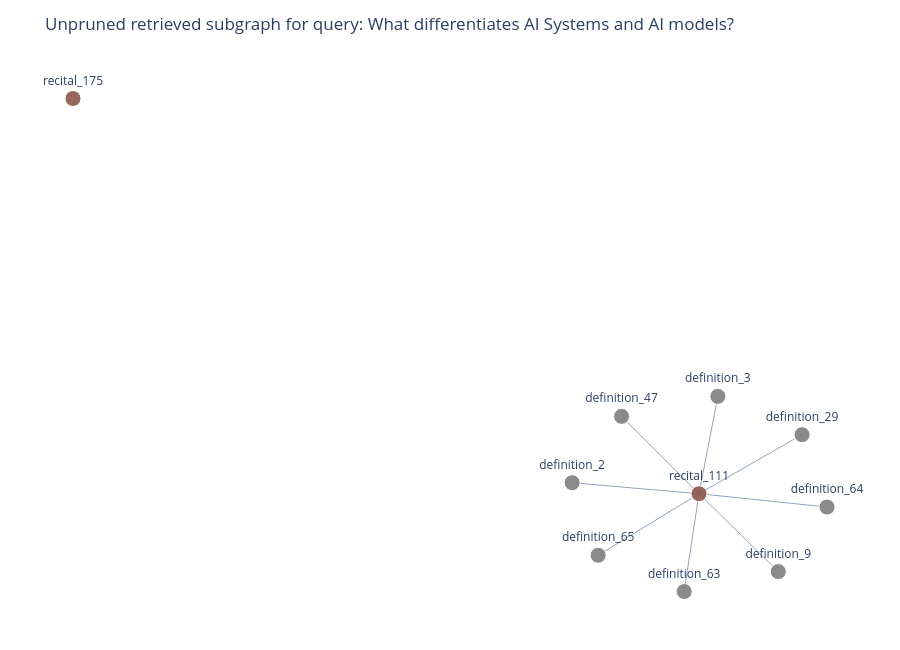

Notebook cell for this chart:
### Code cell
retrieval_result["figure"]

### Figure 1 — Plotly figure (JSON) as saved in the notebook; plotly's stock layout.template omitted (floating-point values rounded to 4 significant figures)
{"data": [{"hoverinfo": "none", "line": {"color": "#94a3b8", "width": 1}, "mode": "lines", "type": "scatter", "x": [0.1427, 0.1093, null, 0.3361, 0.1093, null, 0.08303, 0.1093, null, -0.1155, 0.1093, null, 0.2919, 0.1093, null, 0.1093, 0.2498, null, 0.1093, -0.02793, null, 0.1093, -0.06938, null], "y": [0.1356, -0.09038, null, -0.1214, -0.09038, null, -0.3174, -0.09038, null, -0.06487, -0.09038, null, 0.04663, -0.09038, null, -0.09038, -0.2713, null, -0.09038, 0.08919, null, -0.09038, -0.2333, null]}, {"hoverinfo": "text", "hovertext": ["node_id=recital_175<br>type=recital<br>degree=0<br>similarity=nan<br>prize=0.00", "node_id=definition_3<br>type=definition<br>degree=1<br>similarity=nan<br>prize=0.00", "node_id=definition_64<br>type=definition<br>degree=1<br>similarity=nan<br>prize=0.00", "node_id=definition_63<br>type=definition<br>degree=1<br>similarity=nan<br>prize=0.00", "node_id=definition_2<br>type=definition<br>degree=1<br>similarity=nan<br>prize=0.00", "node_id=definition_29<br>type=definition<br>degree=1<br>similarity=nan<br>prize=0.00", "node_id=recital_111<br>type=recital<br>degree=8<br>similarity=nan<br>prize=0.00", "node_id=definition_47<br>type=definition<br>degree=1<br>similarity=nan<br>prize=0.00", "node_id=definition_65<br>type=definition<br>degree=1<br>similarity=nan<br>prize=0.00", "node_id=definition_9<br>type=definition<br>degree=1<br>similarity=nan<br>prize=0.00"], "marker": {"color": ["#8c564b", "#7f7f7f", "#7f7f7f", "#7f7f7f", "#7f7f7f", "#7f7f7f", "#8c564b", "#7f7f7f", "#7f7f7f", "#7f7f7f"], "line": {"color": "#ffffff", "width": 1}, "opacity": 0.9, "size": [16, 16, 16, 16, 16, 16, 16, 16, 16, 16]}, "mode": "markers+text", "text": ["recital_175", "definition_3", "definition_64", "definition_63", "definition_2", "definition_29", "recital_111", "definition_47", "definition_65", "definition_9"], "textposition": "top center", "type": "scatter", "x": [-1, 0.1427, 0.3361, 0.08303, -0.1155, 0.2919, 0.1093, -0.02793, -0.06938, 0.2498], "y": [0.8272, 0.1356, -0.1214, -0.3174, -0.06487, 0.04663, -0.09038, 0.08919, -0.2333, -0.2713]}], "layout": {"height": 650, "margin": {"b": 20, "l": 20, "r": 20, "t": 60}, "showlegend": false, "title": {"text": "Unpruned retrieved subgraph for query: What differentiates AI Systems and AI models?"}, "xaxis": {"showgrid": false, "showticklabels": false, "zeroline": false}, "yaxis": {"showgrid": false, "showticklabels": false, "zeroline": false}}}
